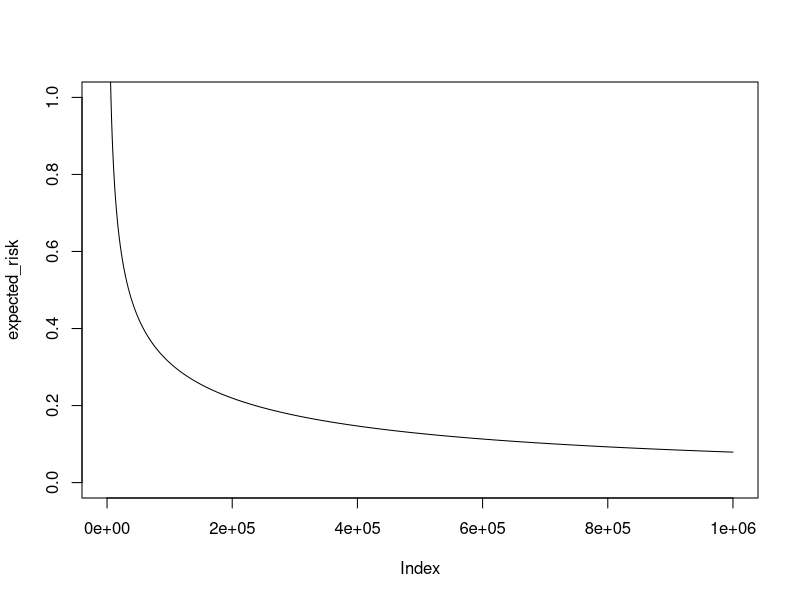

Here is the R script that generated this plot:
empirical_risk = 0.01

n_samples = 1000000

#Maior margem para numero de amostras
margin = seq(0.1, 0.2, length=n_samples)

#Maior raio para maior numero de amostras
radius = seq(0.9, 1, length=n_samples)

nivel_confianca = 0.05
c = 1

n=1:n_samples

expected_risk = empirical_risk + sqrt((c/n)*((radius^2/margin^2)*log(n)^2 + log(1/nivel_confianca)))


plot(expected_risk,t="l",ylim=c(0,1))
